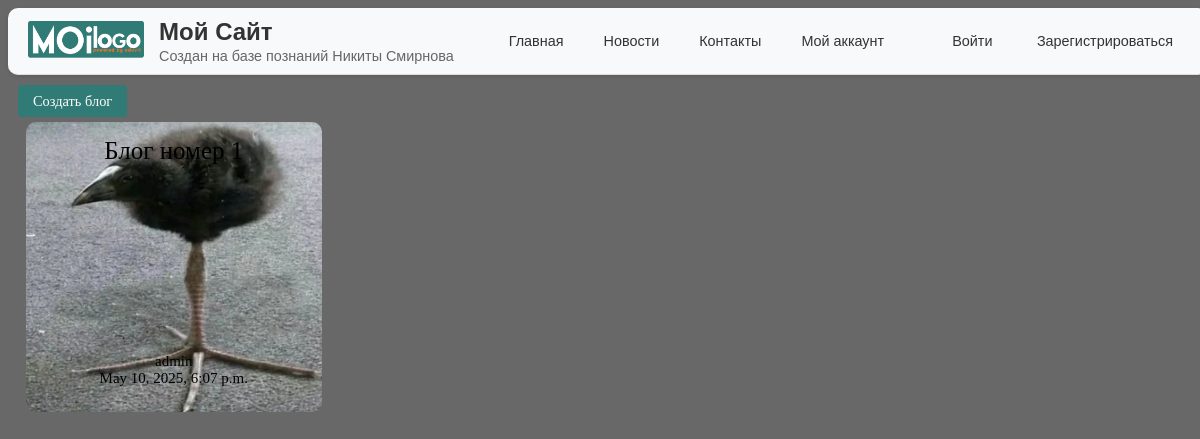
The app's page /mysite/, older data.
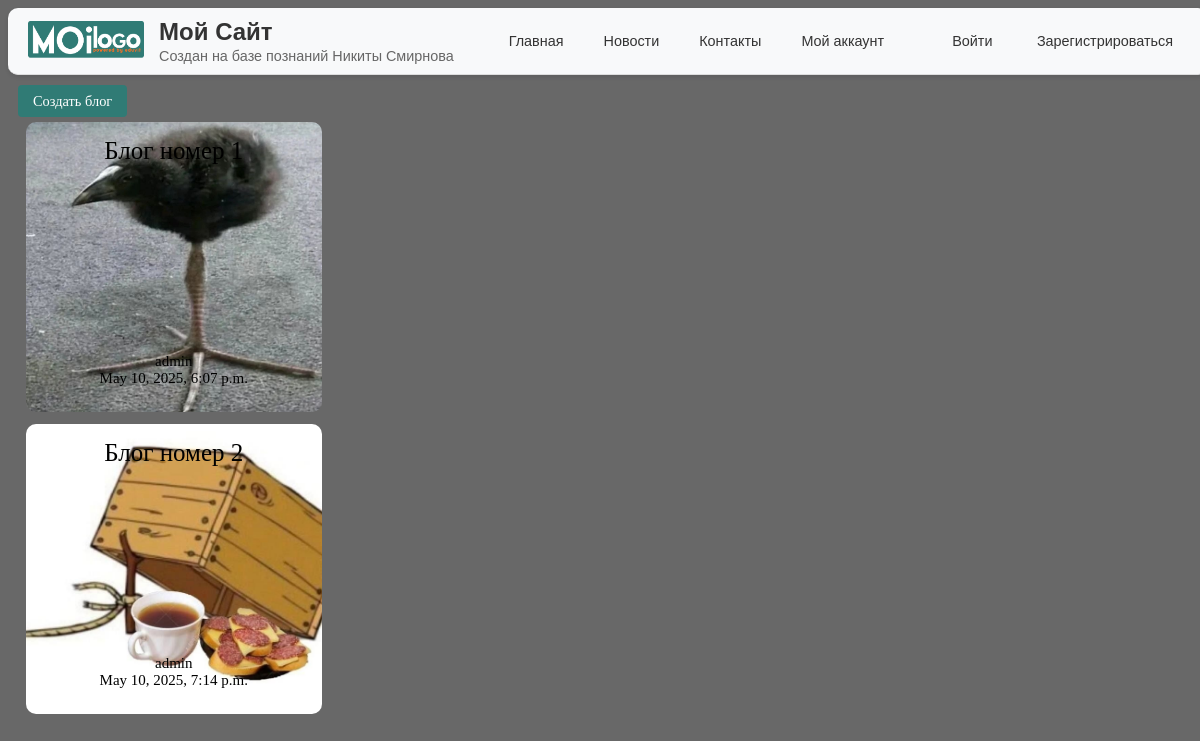
The same page, newer data.
### mysite/models.py (models this page shows, shortened)
class BlogPost(models.Model):
    title = models.CharField(max_length=200, verbose_name="Заголовок")
    content = models.TextField(verbose_name="Содержание")
    date_published = models.DateTimeField(default=timezone.now(), verbose_name="Дата публикации")
    image = models.ImageField(upload_to="images/", verbose_name="Изображение")
    author = models.ForeignKey(User, on_delete=models.CASCADE, verbose_name="Автор", null=True, blank=True)
    def get_absolute_url(self):
        return reverse("mysite:blog_detail", kwargs={"pk": self.pk})
    class Meta:
        verbose_name = "Блог"
        verbose_name_plural = "Блоги"

### mysite/views.py (the view)
# urls.py: path("", views.index, name="index"),
def index(request):
    blogs = BlogPost.objects.all()
    title = "Главная страница"
    return render(request, template_name='mysite/blog_list.html', context={"blogs": blogs, "title": title})

### mysite/templates/mysite/blog_list.html (shortened to what this page needs)
{% extends 'mysite/layout.html' %}
{% load static %}
{% block static %}
<link rel="stylesheet" href="{% static 'mysite/css/blog_list.css' %}">
{% endblock %}
{% block content %}
    <div class="block_content">
        <a class="newblogbutton" href="{% url 'mysite:create_blog' %}">Создать блог</a>
        <div class="list">
            {% for blog in blogs %}
                <div class="blog" style="background: url({{ blog.image.url }}) no-repeat; background-position: center; background-size: cover;">
                    <a href="{{ blog.get_absolute_url }}">{{blog.title}}</a>
                    <div class="blog_info">
                        <a>{{ blog.author }}</a>
                        <a>{{ blog.date_published }}</a>
                    </div>
                </div>
            {% endfor %}
        </div>
    </div>
{% endblock %}

Row changes from the older to the newer data that the page shows:
added BlogPost: image (picture), title "Блог номер 2", author "admin", date_published "May 10, 2025, 7:14 p.m."
